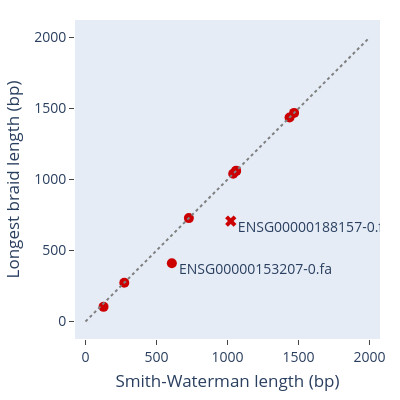
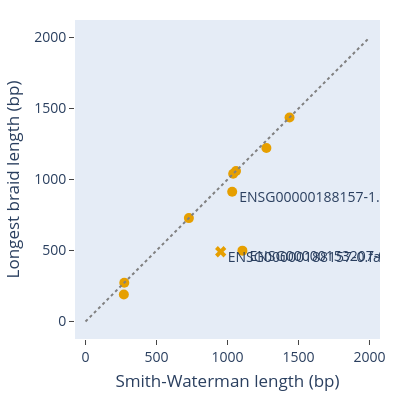
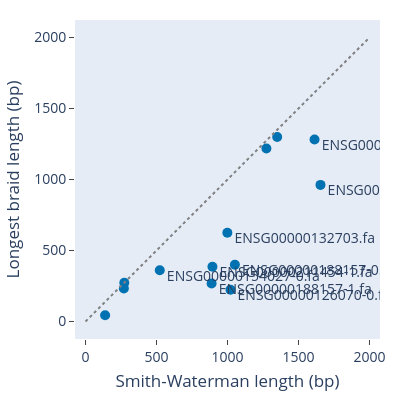

The cell these charts' notebook holds for them, in order:
### Code cell
import pandas
import plotly.express as px
import plotly.graph_objects as go

# Load the data
df = pandas.read_csv("../thesis_0.1/df/all_alignment_data.csv")

# Filter
df = df[df["kmer_size"] == 25].copy()
df = df[
    df["madb_longest_braid_length"].notnull() &
    df["madb_ungapped_sw_length"].notnull()
].copy()
# Add a symbolic label column for cycles
df["cycle_status"] = df["madb_cycles"].map({True: "has_cycles", False: "no_cycles"})

# Calculate absolute difference from parity
df["parity_diff"] = (df["madb_longest_braid_length"] - df["madb_ungapped_sw_length"]).abs()

# Identify outliers (top 5% furthest from parity)
threshold = 100
df["is_outlier"] = df["parity_diff"] > threshold


# Define fixed mappings
species_colors = {
    "Chimpanzee": "#CC0000",  # Red
    "Gorilla":    "#E69F00",  # Orange-Yellow
    "Macaque":    "#0072B2",  # Blue
}

# Update symbol map to use Plotly-recognized categories
symbol_sequence = {
    "has_cycles": "x",      # open cross
    "no_cycles": "circle"  # open circle
}

# Axis bounds
axis_range = [0, 2000]

# Generate one chart per species
figures = {}
for species in ["Chimpanzee", "Gorilla", "Macaque"]:
    species_df = df[df["species"] == species].copy()
    species_df["is_outlier"] = df.loc[species_df.index, "is_outlier"]
    species_df["symbol"] = species_df["madb_cycles"].map(symbol_sequence)

    fig = px.scatter(
        species_df,
        x="madb_ungapped_sw_length",
        y="madb_longest_braid_length",
        color="species",             # use column name so Plotly handles color properly
        color_discrete_map=species_colors,
        symbol="cycle_status",       # now using named symbolic column
        symbol_map=symbol_sequence,
        hover_data=["unique_id"],
    )
    fig.update_traces(
        marker=dict(size=10, color=species_colors[species]),
        showlegend=False
    )
    fig.add_trace(
        go.Scatter(
            x=axis_range,
            y=axis_range,
            mode="lines",
            line=dict(dash="dot", color="gray"),
            showlegend=False
        )
    )

    # Add outlier labels
    outliers = species_df[species_df["is_outlier"]]
    fig.add_trace(
        go.Scatter(
            x=outliers["madb_ungapped_sw_length"]+50,
            y=outliers["madb_longest_braid_length"],
            text=outliers["unique_id"],
            mode="text",
            textposition="bottom right",
            showlegend=False
        )
    )

    fig.update_layout(
        width=500,
        height=500,
        margin=dict(l=40, r=20, t=20, b=40),
        xaxis_title="Smith-Waterman length (bp)",
        yaxis_title="Longest braid length (bp)",
        xaxis=dict(range=axis_range, scaleanchor="y", scaleratio=1),
        yaxis=dict(range=axis_range),
    )

    figures[species] = fig
    update_layout(fig, in_panel = True)

# Display all
figures["Chimpanzee"].show()
figures["Gorilla"].show()
figures["Macaque"].show()

write_pdf = pdf_writer()
write_pdf(figures["Chimpanzee"], "chimpanzee_longest_braid_ungapped_smith_waterman")

### Figure 1 — Plotly figure (JSON) as saved in the notebook; plotly's stock layout.template omitted (floating-point values rounded to 4 significant figures)
{"data": [{"customdata": [["ENSG00000204518.fa"], ["ENSG00000169717.fa"], ["ENSG00000134249-0.fa"], ["ENSG00000126070-0.fa"], ["ENSG00000188157-1.fa"], ["ENSG00000153207-0.fa"], ["ENSG00000154027-0.fa"], ["ENSG00000053371-1.fa"], ["ENSG00000132703.fa"]], "hovertemplate": "species=Chimpanzee<br>cycle_status=no_cycles<br>madb_ungapped_sw_length=%{x}<br>madb_longest_braid_length=%{y}<br>unique_id=%{customdata[0]}<extra></extra>", "legendgroup": "Chimpanzee, no_cycles", "marker": {"color": "#CC0000", "size": 10, "symbol": "circle"}, "mode": "markers", "name": "Chimpanzee, no_cycles", "orientation": "v", "showlegend": false, "type": "scatter", "x": [273, 1437, 1469, 1060, 1061, 608, 728, 127, 1040], "xaxis": "x", "y": [273, 1437, 1469, 1060, 1061, 410, 728, 103, 1040], "yaxis": "y"}, {"customdata": [["ENSG00000188157-0.fa"], ["ENSG00000134262.fa"]], "hovertemplate": "species=Chimpanzee<br>cycle_status=has_cycles<br>madb_ungapped_sw_length=%{x}<br>madb_longest_braid_length=%{y}<br>unique_id=%{customdata[0]}<extra></extra>", "legendgroup": "Chimpanzee, has_cycles", "marker": {"color": "#CC0000", "size": 10, "symbol": "x"}, "mode": "markers", "name": "Chimpanzee, has_cycles", "orientation": "v", "showlegend": false, "type": "scatter", "x": [1023, 5381], "xaxis": "x", "y": [707, 3332], "yaxis": "y"}, {"line": {"color": "gray", "dash": "dot"}, "marker": {"size": 10}, "mode": "lines", "showlegend": false, "type": "scatter", "x": [0, 2000], "y": [0, 2000]}, {"marker": {"size": 10}, "mode": "text", "showlegend": false, "text": ["ENSG00000188157-0.fa", "ENSG00000153207-0.fa", "ENSG00000134262.fa"], "textposition": "bottom right", "type": "scatter", "x": [1073, 658, 5431], "y": [707, 410, 3332]}], "layout": {"font": {"size": 14}, "height": 400, "legend": {"title": {"text": "species, cycle_status"}, "tracegroupgap": 0}, "margin": {"b": 40, "l": 40, "r": 20, "t": 20}, "showlegend": false, "width": 400, "xaxis": {"anchor": "y", "domain": [0, 1], "range": [0, 2000], "scaleanchor": "y", "scaleratio": 1, "showgrid": false, "ticklen": 5, "ticks": "outside", "tickwidth": 1, "title": {"standoff": 10, "text": "Smith-Waterman length (bp)"}, "zeroline": false}, "yaxis": {"anchor": "x", "domain": [0, 1], "range": [0, 2000], "showgrid": false, "ticklen": 5, "ticks": "outside", "tickwidth": 1, "title": {"standoff": 10, "text": "Longest braid length (bp)"}, "zeroline": false}}}

### Figure 2 — Plotly figure (JSON) as saved in the notebook; plotly's stock layout.template omitted (floating-point values rounded to 4 significant figures)
{"data": [{"customdata": [["ENSG00000204518.fa"], ["ENSG00000169717.fa"], ["ENSG00000134249-0.fa"], ["ENSG00000035687-0.fa"], ["ENSG00000126070-0.fa"], ["ENSG00000188157-1.fa"], ["ENSG00000153207-0.fa"], ["ENSG00000154027-0.fa"], ["ENSG00000053371-1.fa"], ["ENSG00000171819.fa"], ["ENSG00000132703.fa"], ["ENSG00000117362.fa"]], "hovertemplate": "species=Gorilla<br>cycle_status=no_cycles<br>madb_ungapped_sw_length=%{x}<br>madb_longest_braid_length=%{y}<br>unique_id=%{customdata[0]}<extra></extra>", "legendgroup": "Gorilla, no_cycles", "marker": {"color": "#E69F00", "size": 10, "symbol": "circle"}, "mode": "markers", "name": "Gorilla, no_cycles", "orientation": "v", "showlegend": false, "type": "scatter", "x": [270, 1437, 1274, 4733, 1060, 1033, 1105, 728, 273, 6605, 1040, 4007], "xaxis": "x", "y": [190, 1437, 1222, 1952, 1060, 914, 499, 728, 273, 3384, 1040, 2092], "yaxis": "y"}, {"customdata": [["ENSG00000126070-1.fa"], ["ENSG00000188157-0.fa"], ["ENSG00000053371-0.fa"], ["ENSG00000134262.fa"], ["ENSG00000142632-0.fa"]], "hovertemplate": "species=Gorilla<br>cycle_status=has_cycles<br>madb_ungapped_sw_length=%{x}<br>madb_longest_braid_length=%{y}<br>unique_id=%{customdata[0]}<extra></extra>", "legendgroup": "Gorilla, has_cycles", "marker": {"color": "#E69F00", "size": 10, "symbol": "x"}, "mode": "markers", "name": "Gorilla, has_cycles", "orientation": "v", "showlegend": false, "type": "scatter", "x": [5172, 952, 5168, 8056, 4585], "xaxis": "x", "y": [1497, 491, 3550, 3360, 1845], "yaxis": "y"}, {"line": {"color": "gray", "dash": "dot"}, "marker": {"size": 10}, "mode": "lines", "showlegend": false, "type": "scatter", "x": [0, 2000], "y": [0, 2000]}, {"marker": {"size": 10}, "mode": "text", "showlegend": false, "text": ["ENSG00000035687-0.fa", "ENSG00000126070-1.fa", "ENSG00000188157-0.fa", "ENSG00000188157-1.fa", "ENSG00000153207-0.fa", "ENSG00000053371-0.fa", "ENSG00000171819.fa", "ENSG00000117362.fa", "ENSG00000134262.fa", "ENSG00000142632-0.fa"], "textposition": "bottom right", "type": "scatter", "x": [4783, 5222, 1002, 1083, 1155, 5218, 6655, 4057, 8106, 4635], "y": [1952, 1497, 491, 914, 499, 3550, 3384, 2092, 3360, 1845]}], "layout": {"font": {"size": 14}, "height": 400, "legend": {"title": {"text": "species, cycle_status"}, "tracegroupgap": 0}, "margin": {"b": 40, "l": 40, "r": 20, "t": 20}, "showlegend": false, "width": 400, "xaxis": {"anchor": "y", "domain": [0, 1], "range": [0, 2000], "scaleanchor": "y", "scaleratio": 1, "showgrid": false, "ticklen": 5, "ticks": "outside", "tickwidth": 1, "title": {"standoff": 10, "text": "Smith-Waterman length (bp)"}, "zeroline": false}, "yaxis": {"anchor": "x", "domain": [0, 1], "range": [0, 2000], "showgrid": false, "ticklen": 5, "ticks": "outside", "tickwidth": 1, "title": {"standoff": 10, "text": "Longest braid length (bp)"}, "zeroline": false}}}

### Figure 3 — Plotly figure (JSON) as saved in the notebook; plotly's stock layout.template omitted (floating-point values rounded to 4 significant figures)
{"data": [{"customdata": [["ENSG00000204518.fa"], ["ENSG00000213088.fa"], ["ENSG00000143632.fa"], ["ENSG00000169717.fa"], ["ENSG00000134249-0.fa"], ["ENSG00000126070-0.fa"], ["ENSG00000188157-0.fa"], ["ENSG00000188157-1.fa"], ["ENSG00000153207-0.fa"], ["ENSG00000154027-0.fa"], ["ENSG00000053371-1.fa"], ["ENSG00000211454-1.fa"], ["ENSG00000162482.fa"], ["ENSG00000171819.fa"], ["ENSG00000272031.fa"], ["ENSG00000132703.fa"]], "hovertemplate": "species=Macaque<br>cycle_status=no_cycles<br>madb_ungapped_sw_length=%{x}<br>madb_longest_braid_length=%{y}<br>unique_id=%{customdata[0]}<extra></extra>", "legendgroup": "Macaque, no_cycles", "marker": {"color": "#0072B2", "size": 10, "symbol": "circle"}, "mode": "markers", "name": "Macaque, no_cycles", "orientation": "v", "showlegend": false, "type": "scatter", "x": [138, 1613, 1655, 1350, 1274, 1021, 1052, 888, 270, 523, 273, 894, 2570, 3805, 4114, 999], "xaxis": "x", "y": [44, 1282, 962, 1299, 1218, 223, 400, 267, 233, 361, 273, 386, 381, 679, 1808, 625], "yaxis": "y"}, {"customdata": [["ENSG00000159346.fa"], ["ENSG00000174574-1.fa"], ["ENSG00000211454-0.fa"], ["ENSG00000173627.fa"]], "hovertemplate": "species=Macaque<br>cycle_status=has_cycles<br>madb_ungapped_sw_length=%{x}<br>madb_longest_braid_length=%{y}<br>unique_id=%{customdata[0]}<extra></extra>", "legendgroup": "Macaque, has_cycles", "marker": {"color": "#0072B2", "size": 10, "symbol": "x"}, "mode": "markers", "name": "Macaque, has_cycles", "orientation": "v", "showlegend": false, "type": "scatter", "x": [4787, 3277, 2690, 4543], "xaxis": "x", "y": [1284, 598, 664, 1220], "yaxis": "y"}, {"line": {"color": "gray", "dash": "dot"}, "marker": {"size": 10}, "mode": "lines", "showlegend": false, "type": "scatter", "x": [0, 2000], "y": [0, 2000]}, {"marker": {"size": 10}, "mode": "text", "showlegend": false, "text": ["ENSG00000213088.fa", "ENSG00000143632.fa", "ENSG00000126070-0.fa", "ENSG00000159346.fa", "ENSG00000188157-0.fa", "ENSG00000188157-1.fa", "ENSG00000154027-0.fa", "ENSG00000174574-1.fa", "ENSG00000211454-1.fa", "ENSG00000162482.fa", "ENSG00000211454-0.fa", "ENSG00000171819.fa", "ENSG00000272031.fa", "ENSG00000132703.fa", "ENSG00000173627.fa"], "textposition": "bottom right", "type": "scatter", "x": [1663, 1705, 1071, 4837, 1102, 938, 573, 3327, 944, 2620, 2740, 3855, 4164, 1049, 4593], "y": [1282, 962, 223, 1284, 400, 267, 361, 598, 386, 381, 664, 679, 1808, 625, 1220]}], "layout": {"font": {"size": 14}, "height": 400, "legend": {"title": {"text": "species, cycle_status"}, "tracegroupgap": 0}, "margin": {"b": 40, "l": 40, "r": 20, "t": 20}, "showlegend": false, "width": 400, "xaxis": {"anchor": "y", "domain": [0, 1], "range": [0, 2000], "scaleanchor": "y", "scaleratio": 1, "showgrid": false, "ticklen": 5, "ticks": "outside", "tickwidth": 1, "title": {"standoff": 10, "text": "Smith-Waterman length (bp)"}, "zeroline": false}, "yaxis": {"anchor": "x", "domain": [0, 1], "range": [0, 2000], "showgrid": false, "ticklen": 5, "ticks": "outside", "tickwidth": 1, "title": {"standoff": 10, "text": "Longest braid length (bp)"}, "zeroline": false}}}
